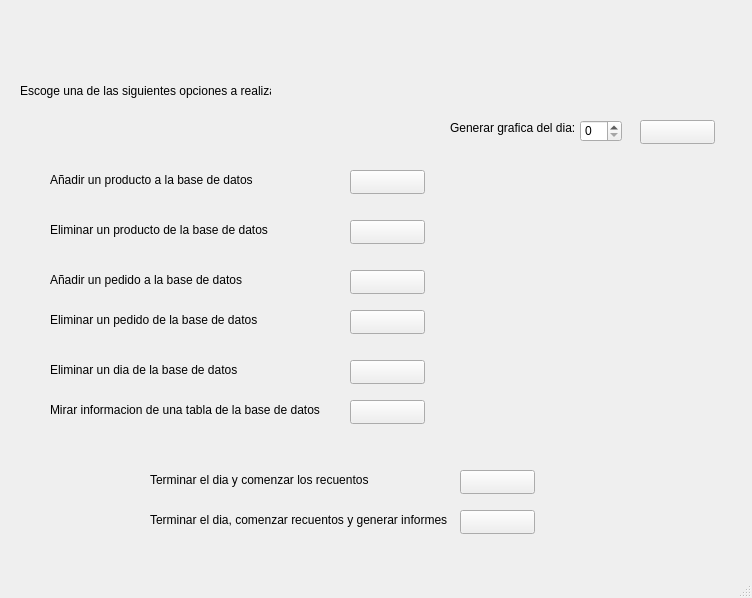
<?xml version="1.0" encoding="UTF-8"?>
<ui version="4.0">
 <class>MainWindow</class>
 <widget class="QMainWindow" name="MainWindow">
  <property name="geometry">
   <rect>
    <x>0</x>
    <y>0</y>
    <width>752</width>
    <height>598</height>
   </rect>
  </property>
  <property name="windowTitle">
   <string>MainWindow</string>
  </property>
  <widget class="QWidget" name="centralwidget">
   <widget class="QLabel" name="label">
    <property name="geometry">
     <rect>
      <x>20</x>
      <y>80</y>
      <width>251</width>
      <height>21</height>
     </rect>
    </property>
    <property name="text">
     <string>Escoge una de las siguientes opciones a realizar: </string>
    </property>
   </widget>
   <widget class="QPushButton" name="pushButton">
    <property name="geometry">
     <rect>
      <x>350</x>
      <y>170</y>
      <width>75</width>
      <height>24</height>
     </rect>
    </property>
    <property name="text">
     <string/>
    </property>
   </widget>
   <widget class="QLabel" name="label_2">
    <property name="geometry">
     <rect>
      <x>50</x>
      <y>170</y>
      <width>231</width>
      <height>20</height>
     </rect>
    </property>
    <property name="text">
     <string>Añadir un producto a la base de datos</string>
    </property>
   </widget>
   <widget class="QLabel" name="label_3">
    <property name="geometry">
     <rect>
      <x>50</x>
      <y>220</y>
      <width>231</width>
      <height>20</height>
     </rect>
    </property>
    <property name="text">
     <string>Eliminar un producto de la base de datos</string>
    </property>
   </widget>
   <widget class="QPushButton" name="pushButton_2">
    <property name="geometry">
     <rect>
      <x>350</x>
      <y>220</y>
      <width>75</width>
      <height>24</height>
     </rect>
    </property>
    <property name="text">
     <string/>
    </property>
   </widget>
   <widget class="QLabel" name="label_4">
    <property name="geometry">
     <rect>
      <x>50</x>
      <y>270</y>
      <width>231</width>
      <height>20</height>
     </rect>
    </property>
    <property name="text">
     <string>Añadir un pedido a la base de datos</string>
    </property>
   </widget>
   <widget class="QPushButton" name="pushButton_3">
    <property name="geometry">
     <rect>
      <x>350</x>
      <y>270</y>
      <width>75</width>
      <height>24</height>
     </rect>
    </property>
    <property name="text">
     <string/>
    </property>
   </widget>
   <widget class="QPushButton" name="pushButton_4">
    <property name="geometry">
     <rect>
      <x>350</x>
      <y>310</y>
      <width>75</width>
      <height>24</height>
     </rect>
    </property>
    <property name="text">
     <string/>
    </property>
   </widget>
   <widget class="QLabel" name="label_5">
    <property name="geometry">
     <rect>
      <x>50</x>
      <y>310</y>
      <width>301</width>
      <height>20</height>
     </rect>
    </property>
    <property name="text">
     <string>Eliminar un pedido de la base de datos</string>
    </property>
   </widget>
   <widget class="QPushButton" name="pushButton_5">
    <property name="geometry">
     <rect>
      <x>350</x>
      <y>400</y>
      <width>75</width>
      <height>24</height>
     </rect>
    </property>
    <property name="text">
     <string/>
    </property>
   </widget>
   <widget class="QLabel" name="label_6">
    <property name="geometry">
     <rect>
      <x>50</x>
      <y>400</y>
      <width>281</width>
      <height>20</height>
     </rect>
    </property>
    <property name="text">
     <string>Mirar informacion de una tabla de la base de datos</string>
    </property>
   </widget>
   <widget class="QLabel" name="label_7">
    <property name="geometry">
     <rect>
      <x>150</x>
      <y>510</y>
      <width>301</width>
      <height>20</height>
     </rect>
    </property>
    <property name="text">
     <string>Terminar el dia, comenzar recuentos y generar informes</string>
    </property>
   </widget>
   <widget class="QPushButton" name="pushButton_6">
    <property name="geometry">
     <rect>
      <x>460</x>
      <y>510</y>
      <width>75</width>
      <height>24</height>
     </rect>
    </property>
    <property name="text">
     <string/>
    </property>
   </widget>
   <widget class="QLabel" name="label_8">
    <property name="geometry">
     <rect>
      <x>450</x>
      <y>120</y>
      <width>141</width>
      <height>16</height>
     </rect>
    </property>
    <property name="text">
     <string>Generar grafica del dia:</string>
    </property>
   </widget>
   <widget class="QPushButton" name="pushButton_7">
    <property name="geometry">
     <rect>
      <x>640</x>
      <y>120</y>
      <width>75</width>
      <height>24</height>
     </rect>
    </property>
    <property name="text">
     <string/>
    </property>
   </widget>
   <widget class="QSpinBox" name="spinBox">
    <property name="geometry">
     <rect>
      <x>580</x>
      <y>120</y>
      <width>42</width>
      <height>22</height>
     </rect>
    </property>
   </widget>
   <widget class="QLabel" name="label_9">
    <property name="geometry">
     <rect>
      <x>50</x>
      <y>360</y>
      <width>231</width>
      <height>20</height>
     </rect>
    </property>
    <property name="text">
     <string>Eliminar un dia de la base de datos</string>
    </property>
   </widget>
   <widget class="QPushButton" name="pushButton_9">
    <property name="geometry">
     <rect>
      <x>460</x>
      <y>470</y>
      <width>75</width>
      <height>24</height>
     </rect>
    </property>
    <property name="text">
     <string/>
    </property>
   </widget>
   <widget class="QLabel" name="label_10">
    <property name="geometry">
     <rect>
      <x>150</x>
      <y>470</y>
      <width>301</width>
      <height>20</height>
     </rect>
    </property>
    <property name="text">
     <string>Terminar el dia y comenzar los recuentos</string>
    </property>
   </widget>
   <widget class="QPushButton" name="pushButton_10">
    <property name="geometry">
     <rect>
      <x>350</x>
      <y>360</y>
      <width>75</width>
      <height>24</height>
     </rect>
    </property>
    <property name="text">
     <string/>
    </property>
   </widget>
  </widget>
  <widget class="QMenuBar" name="menubar">
   <property name="geometry">
    <rect>
     <x>0</x>
     <y>0</y>
     <width>752</width>
     <height>22</height>
    </rect>
   </property>
  </widget>
  <widget class="QStatusBar" name="statusbar"/>
 </widget>
 <resources/>
 <connections/>
</ui>
